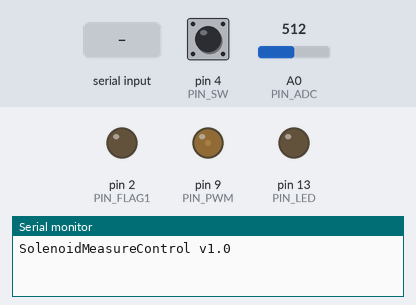
The program below on a simulated Arduino Uno, built with avr-gcc and run on an emulated ATmega328P. Parts: output pins drawn as LEDs (lit = HIGH), the last lines printed to the serial monitor. Inputs (shaded band) come from the test bench; at power-on: pin 4 (PIN_SW) HIGH, A0 (PIN_ADC) = 512.

Above: at 1.2 s.
1.3 s: "PWMT\n" received over Serial
At 1.45 s:
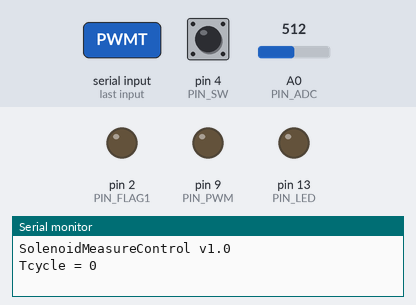
4.3 s: pin 4 (PIN_SW) pulled LOW for 0.15 s
At 5.5 s:
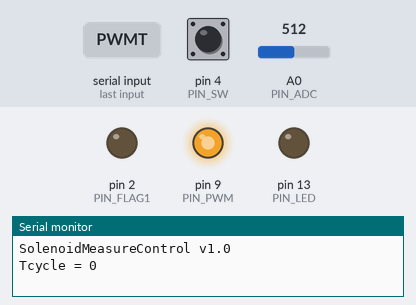
At 7.3 s:
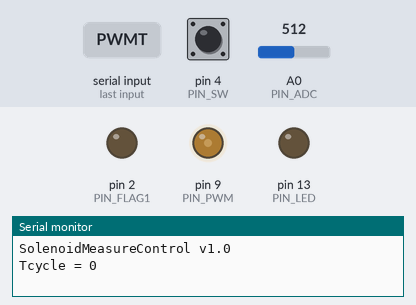
Timing chart, 0 to 16.3 s (numbered marks = the images above; inputs shaded):
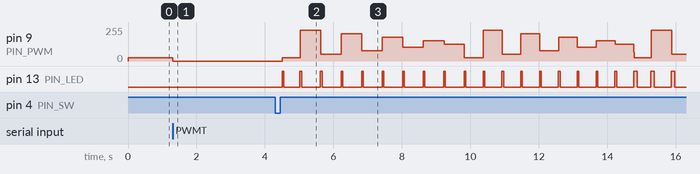

Measured:
- after the input at 1.3 s, pin 9 (PIN_PWM): 25/255 → 0/255 at once

The program:

main.cpp
```cpp
#include <Arduino.h>

#define PIN_FLAG1 2
#define PIN_ADC A0
#define PIN_PWM 9
#define PIN_SW 4
#define PIN_LED 13

uint8_t n = 0;
uint32_t v0s, v1s;
uint16_t v0, v1;

uint16_t Ton0[] = {1000, 500}; // [us]
uint16_t Tv1[] = {700, 400}; // [us]
uint8_t iToni[] = {1, 9, 2, 8, 3, 7, 4, 6, 5};
uint8_t fMeasure = 0;
uint8_t fRun = 0;
volatile uint8_t fReady = 0;

#define BUF_LEN 64
char buf[BUF_LEN];
uint8_t pBuf = 0;

uint16_t Ton = 1000; // 1000us=1ms
uint16_t Tcycle = 10000; // 10,000us=10ms / 100Hz
uint16_t Tv1s = 700; // 700us
uint8_t Ncycle = 10; // 100Hz / 10 = 10Hz

void SetPWM(uint16_t Ton, uint16_t Tcycle, uint16_t Tv1s)
{
	ICR1 = Tcycle * 2 - 1;		 // 2MHz/20000=100Hz(10ms) / TOP
	OCR1A = Ton * 2 - 1; // PWM Duty Cycle
	OCR1B = Tv1s * 2 - 1;		 // 0.5us(2MHz)*1400 = 0.7ms
}

// Timer1 overflow interrupt (=PWM ON)
ISR(TIMER1_OVF_vect)
{
	delayMicroseconds(100);
//	PORTD |= _BV(PD2); // D2
//	v0s += analogRead(PIN_ADC);
	ADCSRA |= 0x40; // start conversion
	while(ADCSRA & 0x40); // wait for ADC convesion
	v0s += ADC;
//	PORTD &= ~(_BV(PD2));
}

// Timer1 CompareMatchB interrupt
ISR(TIMER1_COMPB_vect)
{
//	PORTD |= _BV(PD2);
//	v1s += analogRead(PIN_ADC);
	ADCSRA |= 0x40; // start conversion
	while(ADCSRA & 0x40); // wait for ADC convesion
	v1s += ADC;
//	PORTD &= ~(_BV(PD2));
	n++;
	if (n == Ncycle)
	{
		n = 0;
		v0 = v0s / Ncycle; v0s = 0;
		v1 = v1s / Ncycle; v1s = 0;
		fReady = 1;
	}
}

void setup() {
	pinMode(PIN_PWM, OUTPUT);
	pinMode(PIN_FLAG1, OUTPUT); digitalWrite(PIN_FLAG1, LOW);
	pinMode(PIN_LED, OUTPUT);
	digitalWrite(PIN_LED, LOW);
	pinMode(PIN_SW, INPUT_PULLUP);
	Serial.begin(115200);
	Serial.println("SolenoidMeasureControl v1.0");
	// setup Timer1
	TCCR1A = _BV(COM1A1) | _BV(WGM11);			  // Ch.A: non-inverting, WGM11=1 (mode14, Fast PWM)
	TCCR1B = _BV(WGM13) | _BV(WGM12) | _BV(CS11); // WGM13:12=11, CS11=1 (16MHz/8 = 2MHz)

	TCCR2B = 0x00; // stop Timer2
	SetPWM(Ton, Tcycle, Tv1s);
	// setup ADC
	ADMUX = 0x40; // Ref=AVCC, LeftAdj=0, MUX=0
	ADCSRA = 0x87; // enable ADC, ADC clock = 16MHz/128 = 125kHz / ADC clock : 50kHz - 200kHz

	// enable interrupts
	TIMSK1 |= _BV(TOIE1);  // enable Timer1 OVF interrupt (=PWM ON)
	TIMSK1 |= _BV(OCIE1B); // enable Timer1 COMPB interrupt
	sei();				   // enable global interrupt
}

void loop()
{
	if (Serial.available()){
		char c = Serial.read();
		if (c == '\n' || c == '\r'){
			buf[pBuf] = '\0';
			if (strncmp(buf, "MEASURE", 7) == 0){
//				Serial.println("Measure start");
				fMeasure = 1;
			}
			else if (strncmp(buf, "START", 5) == 0){
				Serial.print("START / "); Serial.println(Ncycle);
				fRun = 1;
			}
			else if (strncmp(buf, "STOP", 4) == 0){
				Serial.println("STOP");
				fRun = 0;
			}
			else if (strncmp(buf, "PWMD", 4) == 0){
				// set PWM duty [us]
				Ton = atoi(buf + 4);
				Serial.print("Ton = "); Serial.println(Ton);
				SetPWM(Ton, Tcycle, Tv1s);
			}
			else if (strncmp(buf, "PWMT", 4) == 0){
				// set PWM cycle [us]
				Tcycle = atoi(buf + 4);
				Serial.print("Tcycle = "); Serial.println(Tcycle);
				SetPWM(Ton, Tcycle, Tv1s);
			}
			else if (strncmp(buf, "TV1", 3) == 0){
				// set V1 samling point
				Tv1s = atoi(buf + 3);
				Serial.print("Tv1 = "); Serial.println(Tv1s);
				SetPWM(Ton, Tcycle, Tv1s);
			}
			else if (strncmp(buf, "CYCLE", 5) == 0){
				// set output cycle [x PWMcycle]
				Ncycle = atoi(buf + 5);
				Serial.print("Ncycle = "); Serial.println(Ncycle);
			}
			else{
				if (pBuf > 0) Serial.println("?");
			}
			pBuf = 0;
		}
		else buf[pBuf++] = c;
		if (pBuf == BUF_LEN) pBuf = 0;
	}
	if (digitalRead(PIN_SW) == 0){
		while(digitalRead(PIN_SW) == 0) delay(100);
		fMeasure = 1;
	}
	#define N_SAMPLE 10
	if (fMeasure == 1){
		int v[9][2][2][N_SAMPLE];
		uint8_t iTon;
		uint16_t Ton;
		for (uint8_t ns = 0; ns < N_SAMPLE; ns++){
			for (uint8_t f = 0; f < 2; f++){
				for (iTon = 0; iTon < 9; iTon++){
					Ton = iToni[iTon] * Ton0[f];
					SetPWM(Ton, Ton0[f] * 10, Tv1[f]);

					// indicate #trial, and wait for transient
					#define T_LED 50 // [ms], total transient wait = T_LED * N_SAMPLE (50*10 = 500ms)
					digitalWrite(PIN_LED, 1); delay((ns + 1) * T_LED);
					digitalWrite(PIN_LED, 0); delay((N_SAMPLE - 1 - ns) * T_LED);

					fReady = 0;
					while(fReady == 0) delayMicroseconds(100); // wait for data ready
					v[iTon][0][f][ns] = v0;
					v[iTon][1][f][ns] = v1;
					SetPWM(1, Tcycle, Tv1s);
					//delay(2000); // wait for cool down, if needed
				}
			}
		}
		digitalWrite(PIN_LED, LOW);
		for (iTon = 0; iTon < 9; iTon++){
			for (uint8_t f = 0; f < 2; f++){
				Ton = iToni[iTon] * Ton0[f];
				Serial.print((float)Ton/1000); Serial.print(',');
				uint32_t s0 = 0, s1 = 0;
				for (uint8_t ns = 0; ns < N_SAMPLE; ns++){
					s0 += v[iTon][0][f][ns];
					s1 += v[iTon][1][f][ns];
				}
				Serial.print((float)s0/(float)N_SAMPLE); Serial.print(',');
				Serial.print((float)s1/(float)N_SAMPLE); Serial.print(',');
			}
			for (uint8_t f = 0; f < 2; f++){
				for (uint8_t ns = 0; ns < N_SAMPLE; ns++){
					Serial.print(v[iTon][0][f][ns]); Serial.print(',');
					Serial.print(v[iTon][1][f][ns]); Serial.print(',');
				}
			}
			Serial.println("");
		}
		SetPWM(1, Tcycle, Tv1s);
		fMeasure = 0;
	}
	if (fRun == 1){
		if (fReady == 1){
			fReady = 0;
			if (v0 < 1000) Serial.print('0');
			if (v0 < 100) Serial.print('0');
			if (v0 < 10) Serial.print('0');
			Serial.print(v0);
			Serial.print(' ');
			if (v1 < 1000) Serial.print('0');
			if (v1 < 100) Serial.print('0');
			if (v1 < 10) Serial.print('0');
			Serial.println(v1);
		}
	}
}
```
